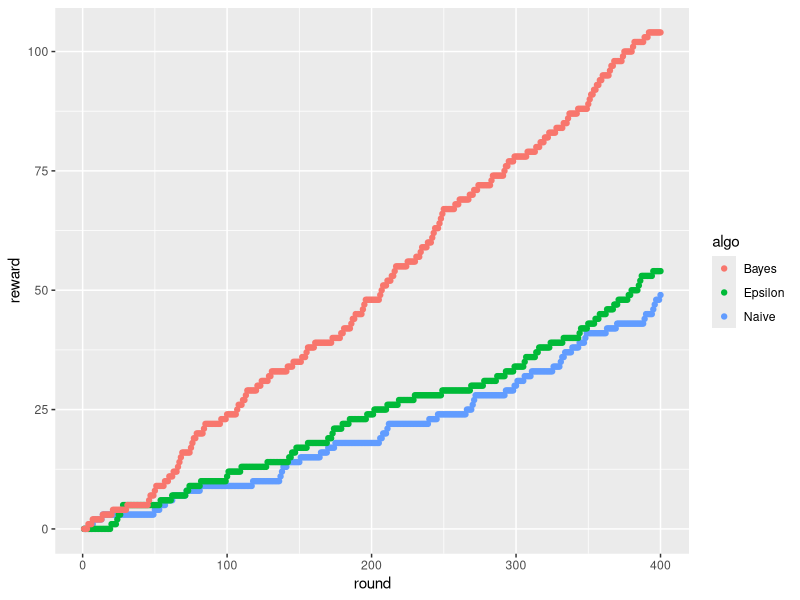

R code for this plot:
## ---- chunk 1
mab = function(which_arm, arm_probs, game_rounds){
    # step 1. - assign priors
    priors = rep(list(c(1,1)), length(arm_probs))
    score = c()
    
    # step 4. - repeat for game rounds
    for(i in 1:game_rounds){
      # step 2. - choose arm
      chosen_arm = which_arm(priors)
      
      # pull the lever and see if we won
      if(arm_probs[chosen_arm] > runif(1)){
        q = c(1,0)
      } else {
        q = c(0,1)
      }
      score = c(score, q[1])
      
      # step 3. - update posterior
      priors[[chosen_arm]] = priors[[chosen_arm]] + q
    }
    return(score=score)
  }
## ---- chunk 2
arm_probs = c(0.05, 0.1, 0.2)   # arm true probabilities (unobserved)
game_rounds = 400       # number of rounds to play
which_arm = (function(posterior) sample(1:3,1))   # function which chooses an arm by random
reward_naive = mab(which_arm, arm_probs, game_rounds)
cat('Total reward', sum(reward_naive))
## ---- chunk 3
epsilon_greedy = function(posterior, epsilon=0.1){
  if(epsilon < runif(1)){
    return(sample(1:length(posterior), 1))
  } else {
    return(which.max(lapply(posterior, function(e) e[1] / (e[1] + e[2]))))
  }
}
reward_eps = mab(epsilon_greedy, arm_probs, game_rounds)
cat('Total reward from epsilon-greedy', sum(reward_eps))
## ---- chunk 4
bayesian_bandit = function(posterior){
  p = c()
  for(arm in posterior){
    p = c(p, rbeta(1, arm[1], arm[2]))
  }
  return(which.max(p))
}
reward_bayes = mab(bayesian_bandit, arm_probs, game_rounds)
cat('Total reward from bayesian bandits', sum(reward_bayes))
## ---- chunk 5
library(ggplot2)
df = data.frame(reward=c(cumsum(reward_naive), cumsum(reward_eps), cumsum(reward_bayes)),
                algo=rep(c('Naive', 'Epsilon', 'Bayes'), each=game_rounds),
                round=rep(1:game_rounds, 3))
print(qplot(round, reward, data=df, color=algo))
